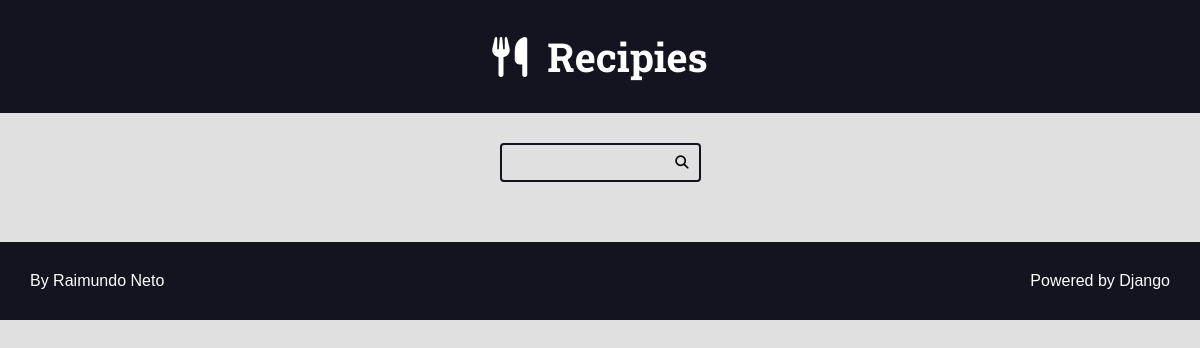
Before: /recipes/author/2/ with the older database file.
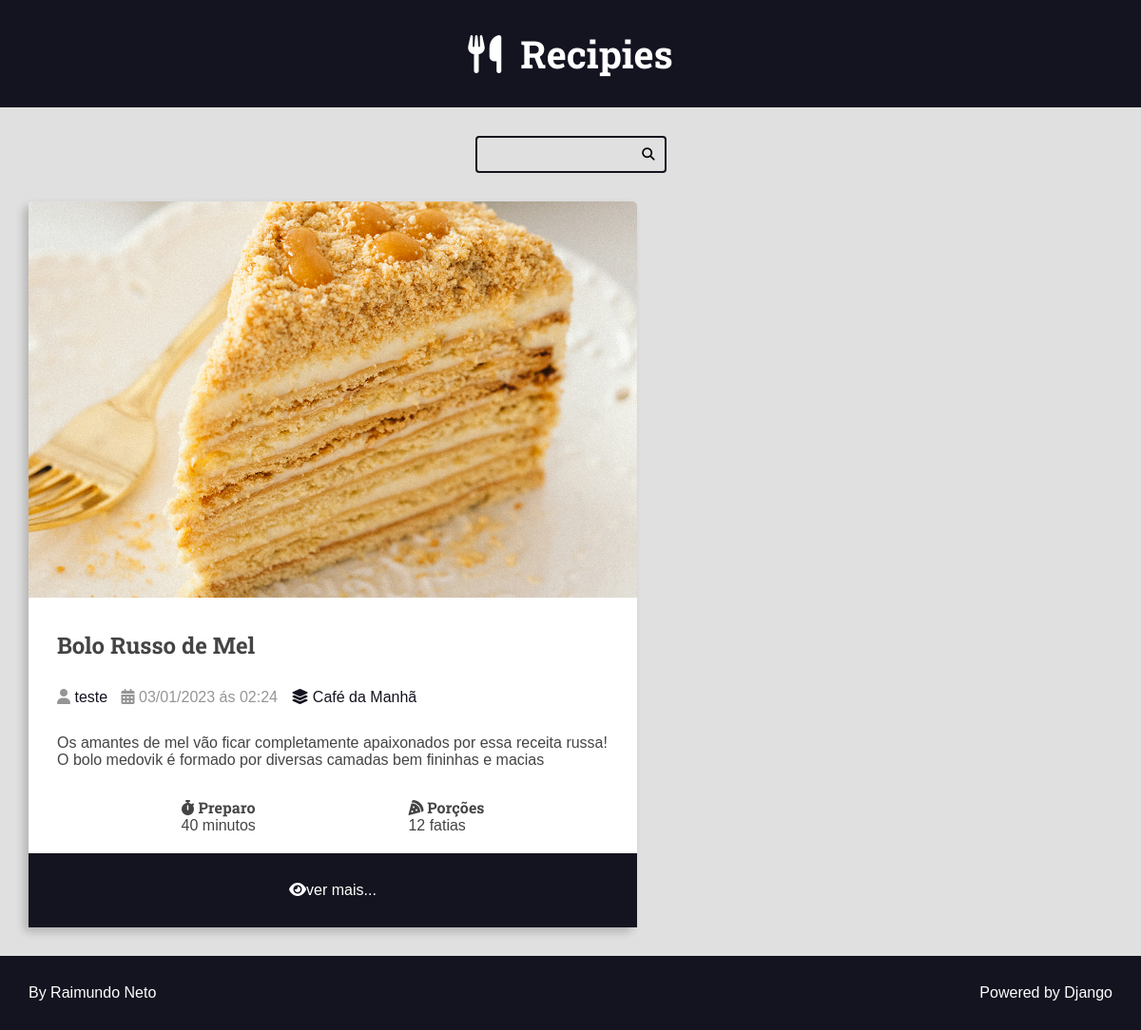
After: the same page with the newer database file.
### recipes/models.py (models this page shows, shortened)
class Recipe(models.Model):
    title = models.CharField(max_length=65)
    description = models.CharField(max_length=165)
    slug = models.SlugField()
    preparation_time = models.IntegerField()
    preparation_time_unit = models.CharField(max_length=65)
    servings = models.IntegerField()
    servings_unit= models.CharField(max_length=65)
    preparation_steps = models.TextField()
    preparation_steps_is_html = models.BooleanField(default=False)
    created_at = models.DateTimeField(auto_now_add=True)
    updated_at = models.DateTimeField(auto_now=True)
    is_published = models.BooleanField(default=False)
    cover = models.ImageField(upload_to='recipes/cover/%Y/%m/%d/')
    category = models.ForeignKey(Category, on_delete= models.SET_NULL, null=True)
    author = models.ForeignKey(User, on_delete= models.SET_NULL, null=True)

class Category (models.Model):
    name = models.CharField(max_length=65)

### recipes/views.py (the view)
# urls.py: path('recipes/author/<int:author_id>/', views.author, name='author'),
def author(request, author_id):
    recipe = Recipe.objects.filter(author__id = author_id)
    return render(request, 'recipes/pages/author.html', context={
        'recipes' : recipe,
        'title' : f'{Recipe.objects.first().author.first_name} | author'
    })

### recipes/templates/recipes/pages/author.html (shortened to what this page needs)
{% extends 'global/base.html' %}
{% block content %}
        <div class="main-contant main-contant-list container">
            {% for r in recipes %}
            {% include "recipes/partial/recipes.html" %}
            {% endfor %}
        </div>
{% endblock content %}

### recipes/templates/recipes/partial/recipes.html
           <div class="recipe recipe-list-item">
                <div class="recipe-list-cover">
                    <img src={{r.cover.url}} alt="Temporario">
                </div>
                <div class="recipe title container">
                    <h2 class="recipe-title">{{r.title}}</h2>
                </div>
                <div class="recipe-author">
                    <span class="recipe-author-item">
                        <i class="fas fa-user"></i>
                    {% if r.author is not None%}
                    <a href="{% url 'recipes:author' r.author.id %}">
                        {% if r.author.first_name %}
                            {{r.author.first_name}} {{r.author.last_name}}
                        {% else %}
                            {{r.author.username}}
                        {% endif %}
                    </a>
                    {% else %}
                        Desconhecido
                    {% endif %}
                    </span>
                    <span class="recipe-author-item">
                        <i class="fas fa-calendar-alt"></i>
                        {{r.created_at|date:"d/m/Y"}} ás {{r.created_at|date:"H:i"}}
                    </span>
                    <span class="recipe-author-item">
                        <a href="{% url 'recipes:category' r.category.id %}">
                            <i class="fas fa-layer-group"></i>
                            <span>{{r.category.name}}</span>
                        </a>
                    </span>
                </div>
                <div class="recipe-content">
                    <p>{{r.description}}</p>
                </div>
                <div class="recipe-meta-container">
                    <div class="recipe-meta recipe-preparation">
                        <h3 class="recipe-meta-title"><i class="fas fa-stopwatch"></i> Preparo</h3>
                        <div class="recipe-meta-text">
                            {{r.preparation_time}} {{r.preparation_time_unit}}
                        </div>
                    </div>
                    <div class="recipe-meta recipe-servings">
                        <h3 class="recipe-meta-title"><i class="fas fa-pizza-slice"></i> Porções</h3>
                        <div class="recipe-meta-text">
                            {{r.servings}} {{r.servings_unit}}
                        </div>
                    </div>
                </div>
            {% if is_detail_page is not True %}
                <footer class="recipe-footer">
                    <a class="recipe-read-more button button-dark button-full-width" href="{% url 'recipes:recipe' r.id %}">
                        <i class="fas fa-eye"></i>
                        <span> ver mais...</span>
                    </a>
                </footer>
            {% else %}
                <div class="preparation-steps">
                    {{r.preparation_steps|linebreaksbr}}
                </div>
            {% endif %}
            </div>

Changed rows visible on the page:
added Recipe: cover (picture), title "Bolo Russo de Mel", author.first_name "teste", created_at "03/01/2023", created_at "02:24", category.name "Café da Manhã", description "Os amantes de mel vão ficar completamente apaixonados por essa receita russa! O bolo medovik é formado por diversas camadas bem fininhas e macias", preparation_time "40", preparation_time_unit "minutos", servings "12", servings_unit "fatias"
